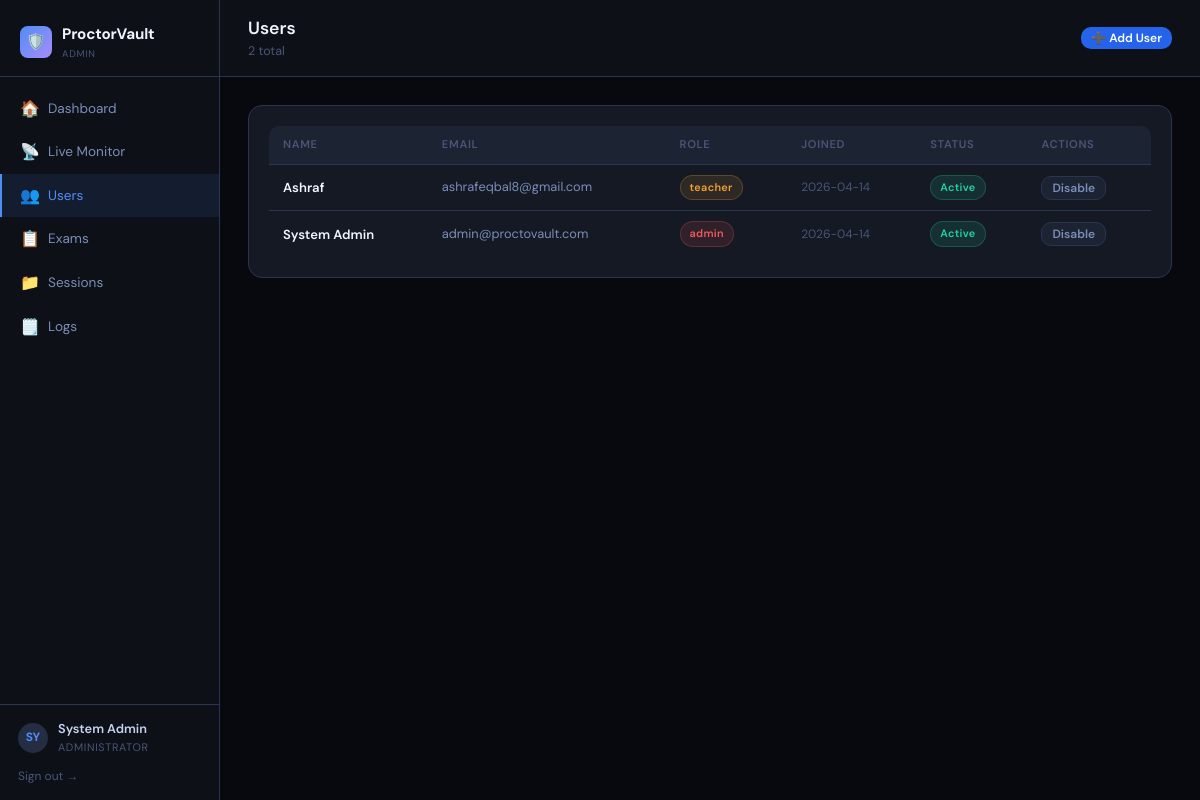
Page /admin/users (signed in) on the committed database.
### tables this page shows
CREATE TABLE users (
        id INTEGER PRIMARY KEY AUTOINCREMENT, email TEXT UNIQUE NOT NULL,
        name TEXT NOT NULL, password TEXT NOT NULL,
        role TEXT NOT NULL CHECK(role IN ('admin','teacher','student')),
        created_at TEXT DEFAULT (datetime('now')), active INTEGER DEFAULT 1
    );

### server.py (the view)
@app.route("/admin/users")
@login_required(["admin"])
def admin_users():
    return render_template("admin/users.html",users=db_query("SELECT * FROM users ORDER BY created_at DESC"),user=session)

### server.py (called while the page is built)
def get_db():
    c = sqlite3.connect(DB_PATH, check_same_thread=False)
    c.row_factory = sqlite3.Row
    return c

def db_query(sql, params=()):
    with db_lock:
        conn = get_db(); c = conn.cursor()
        c.execute(sql, params); rows = c.fetchall()
        conn.close(); return [dict(r) for r in rows]

def login_required(roles=None):
    def decorator(f):
        @wraps(f)
        def wrapper(*args, **kwargs):
            if 'user_id' not in session: return redirect(url_for('login_page'))
            if roles and session.get('role') not in roles: return redirect(url_for('dashboard'))
            return f(*args, **kwargs)
        return wrapper
    return decorator

### templates/admin/users.html (shortened to what this page needs)
{% extends "base.html" %}
{% block body %}
<div class="app-shell">
  <div class="sidebar">
    <div class="sidebar-logo"><div class="logo-mark">🛡️</div><div><span>ProctorVault</span><sub>Admin</sub></div></div>
    <div class="nav-section">
      <a class="nav-item" href="/admin"><span class="icon">🏠</span>Dashboard</a>
      <a class="nav-item" href="/admin/live"><span class="icon">📡</span>Live Monitor</a>
      <a class="nav-item active" href="/admin/users"><span class="icon">👥</span>Users</a>
      <a class="nav-item" href="/admin/exams"><span class="icon">📋</span>Exams</a>
      <a class="nav-item" href="/admin/sessions"><span class="icon">📁</span>Sessions</a>
      <a class="nav-item" href="/admin/logs"><span class="icon">🗒️</span>Logs</a>
    </div>
    <div class="sidebar-footer">
      <div class="sidebar-user"><div class="av">{{ user.name[:2].upper() }}</div><div class="info"><div class="name">{{ user.name }}</div><div class="role">Administrator</div></div></div>
      <a href="/logout" style="display:block;margin-top:10px;font-size:.75rem;color:var(--text3);">Sign out →</a>
    </div>
  </div>
  <div class="main-area">
    <div class="topbar">
      <div><h2>Users</h2><div class="breadcrumb">{{ users|length }} total</div></div>
      <button class="btn btn-primary btn-sm" onclick="document.getElementById('create-modal').classList.add('open')">➕ Add User</button>
    </div>
    <div class="page-content">
      <div class="card">
        <div class="table-wrap">
          <table>
            <thead><tr><th>Name</th><th>Email</th><th>Role</th><th>Joined</th><th>Status</th><th>Actions</th></tr></thead>
            <tbody>
              {% for u in users %}
              <tr>
                <td style="font-weight:600;color:var(--text0);">{{ u.name }}</td>
                <td style="font-size:.8rem;color:var(--text2);">{{ u.email }}</td>
                <td>
                  <span class="badge {% if u.role=='admin' %}badge-red{% elif u.role=='teacher' %}badge-amber{% else %}badge-blue{% endif %}">{{ u.role }}</span>
                </td>
                <td style="font-size:.75rem;color:var(--text3);">{{ u.created_at[:10] }}</td>
                <td>
                  {% if u.active %}<span class="badge badge-green">Active</span>
                  {% else %}<span class="badge badge-gray">Disabled</span>{% endif %}
                </td>
                <td>
                  <a href="/admin/users/{{ u.id }}/toggle" class="btn btn-ghost btn-sm">
                    {% if u.active %}Disable{% else %}Enable{% endif %}
                  </a>
                </td>
              </tr>
              {% endfor %}
            </tbody>
          </table>
        </div>
      </div>
    </div>
  </div>
</div>
{% endblock %}

### rows in the picture
users: name "System Admin", email "admin@proctovault.com", role "admin", created_at "2026-04-14", active "Active"
users: name "Ashraf", email "ashrafeqbal8@gmail.com", role "teacher", created_at "2026-04-14", active "Active"

### other values in the picture
{{ user.name[:2].upper() }} "SY"
{{ users|length }} "2"
